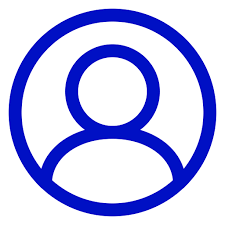
#> input picture PythonProject/remodeBack/users.png, 225 x 225 px
$ python rmback.py
#> lines starting #> are read from the running program, lines starting #| are printed output that depends on the picture
# Import the library OpenCV
import cv2

# Import the image
file_name = "users.png"

# Read the image
src = cv2.imread(file_name, 1)
#> src is the input picture: shape (225, 225, 3); mean B, G, R 239.8, 193.6, 190.2

# Convert image to image gray
tmp = cv2.cvtColor(src, cv2.COLOR_BGR2GRAY)
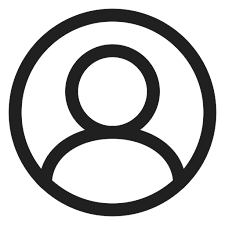
#> tmp: shape (225, 225); min 22, max 255, mean 197.9

# Applying thresholding technique
_, alpha = cv2.threshold(tmp, 0, 255, cv2.THRESH_BINARY)
#> alpha: shape (225, 225); every value is 255

# Using cv2.split() to split channels
# of coloured image
b, g, r = cv2.split(src)
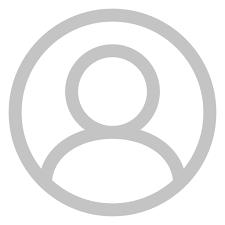
#> b: shape (225, 225); min 192, max 255, mean 239.8
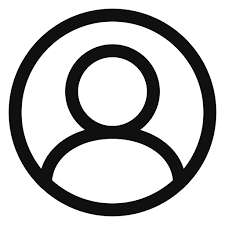
#> g: shape (225, 225); min 0, max 255, mean 193.6

# Making list of Red, Green, Blue
# Channels and alpha
rgba = [b, g, r, alpha]

# Using cv2.merge() to merge rgba
# into a coloured/multi-channeled image
dst = cv2.merge(rgba, 4)

# Writing and saving to a new image
cv2.imwrite("gfg_white.png", dst)
